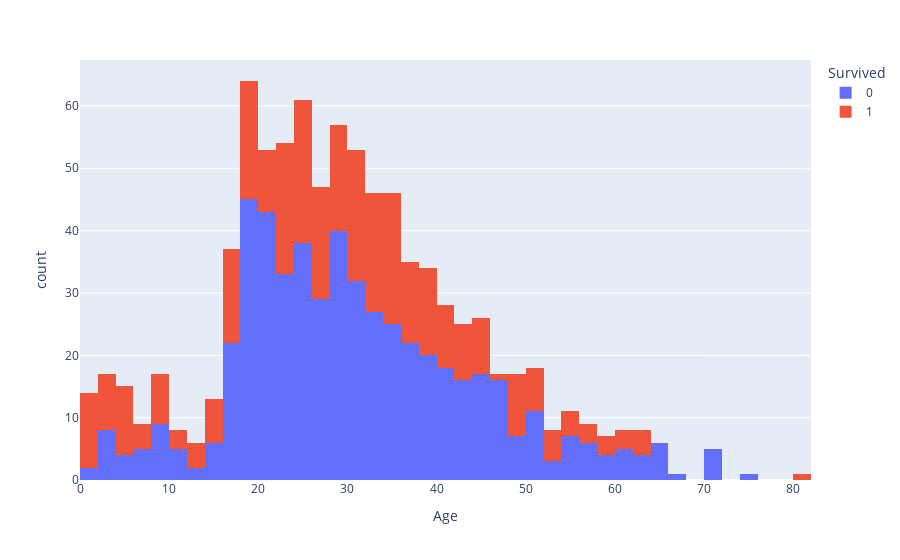

Notebook source saved alongside this figure:
### Code cell
px.histogram(train, x="Age", color="Survived")

### Figure 1 — Plotly figure (JSON) as saved in the notebook; plotly's stock layout.template omitted (floating-point values rounded to 4 significant figures; data arrays with more than 128 entries replaced by an {"elided": "..."} marker saying what was removed)
{"data": [{"alignmentgroup": "True", "bingroup": "x", "hovertemplate": "Survived=0<br>Age=%{x}<br>count=%{y}<extra></extra>", "legendgroup": "0", "marker": {"color": "#636efa", "pattern": {"shape": ""}}, "name": "0", "offsetgroup": "0", "orientation": "v", "showlegend": true, "type": "histogram", "x": {"elided": "549 float values"}, "xaxis": "x", "yaxis": "y"}, {"alignmentgroup": "True", "bingroup": "x", "hovertemplate": "Survived=1<br>Age=%{x}<br>count=%{y}<extra></extra>", "legendgroup": "1", "marker": {"color": "#EF553B", "pattern": {"shape": ""}}, "name": "1", "offsetgroup": "1", "orientation": "v", "showlegend": true, "type": "histogram", "x": {"elided": "342 float values"}, "xaxis": "x", "yaxis": "y"}], "layout": {"barmode": "relative", "legend": {"title": {"text": "Survived"}, "tracegroupgap": 0}, "margin": {"t": 60}, "xaxis": {"anchor": "y", "domain": [0, 1], "title": {"text": "Age"}}, "yaxis": {"anchor": "x", "domain": [0, 1], "title": {"text": "count"}}}}
